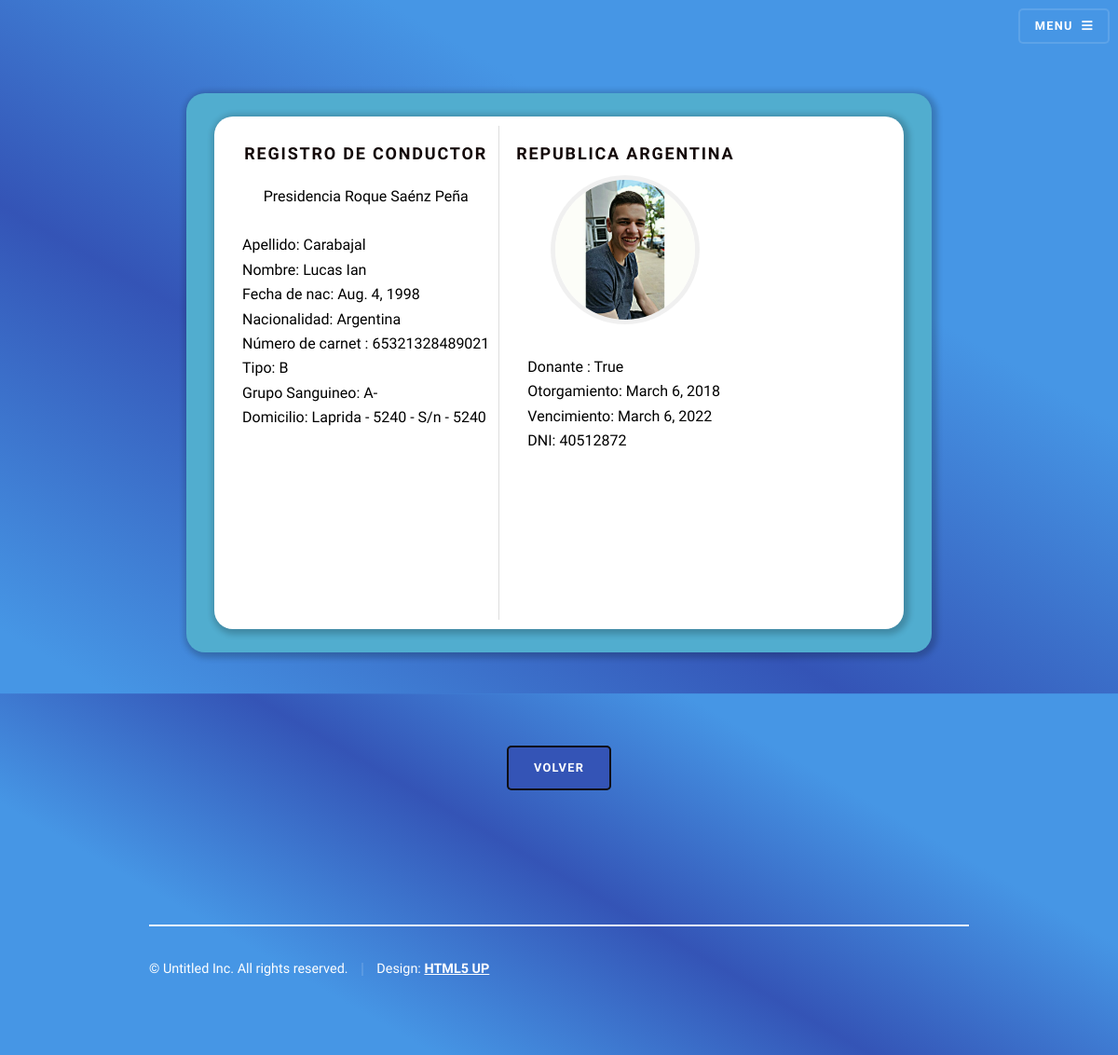
The page /mostrar/ (signed in) on the database its author committed.
### user/models.py (models this page shows, shortened)
class Carnet(models.Model):
    n_carnet = models.IntegerField()
    otorgamiento = models.DateField()
    vencimiento = models.DateField()
    tipo_carnet = models.ForeignKey(TipoCarnet, on_delete=models.PROTECT, null=True)
    donante = models.BooleanField(default=False)
    imagen = models.ImageField(upload_to='media/carnet/user/',null=True,blank=True)
    grupo_s = models.ForeignKey(GrupoSanguineo, on_delete=models.PROTECT, null=True)
    validado = models.BooleanField(default=False, blank=True)
    user = models.ForeignKey(Usuario, on_delete=models.CASCADE, blank=True, null=True, related_name='users')
    foto_frente = models.ImageField(upload_to='media/carnet/frente/', null=True,blank=True)

class Usuario(AbstractUser):
    dni = models.IntegerField(blank=True, null=True)
    nacimiento = models.DateField(blank=True, null=True)
    nacionalidad = models.ForeignKey(Nacionalidad, on_delete=models.CASCADE, null=True)
    phone = models.IntegerField(blank=True, null=True)
    direccion = models.ForeignKey(Direcciones, on_delete=models.CASCADE, null=True, blank=True)

class Nacionalidad(models.Model):
    nacionalidad = models.CharField(max_length=25, null=False)
    cantidad_carnet = models.IntegerField(blank=True)
    objects = models.Manager()
    def __str__(self):
        return self.nacionalidad

class TipoCarnet(models.Model):
    tipo = models.CharField(max_length=5)
    def __str__(self):
        return self.tipo

class GrupoSanguineo(models.Model):
    grupo = models.CharField(max_length=3)
    def __str__(self):
        return self.grupo

class Direcciones(models.Model):
    nombre = models.CharField(max_length=50)
    numero = models.IntegerField(blank=True)
    piso = models.CharField(max_length=25, blank=True)
    altura = models.CharField(blank=True, null=True, max_length=20)

### AppCarnet/views.py (the view)
# urls.py: path('mostrar/', views.mostrar_carnet, name = 'mostrar-carnet'),
def mostrar_carnet(request):
    current_user = request.user
    carnet = Carnet.objects.filter(user_id=current_user.id)
    return render(request, 'mostrar-carnet.html',  {'carnet':carnet})

### AppCarnet/templates/mostrar-carnet.html (shortened to what this page needs)
{% extends 'base.html' %}
{% load static %}
{% block content %}
    <link rel="stylesheet" href="{% static 'assets/css/estilo.css' %}" /></noscript>
        {% for c in carnet %}
        <div class ="container">
            <div class = "carnet-container">
                <div class="contenedor">
                    <div class="header">
                               <center><h2 class="titulo">Registro de Conductor</h2></center>
                               <center><td>Presidencia Roque Saénz Peña</td></center>
                               <br>
                            <td>Apellido: {{c.user.last_name}}</td>
                            <br>Nombre: {{c.user.first_name}}</br>
                            <td>Fecha de nac: {{c.user.nacimiento}}</td>
                            <br>Nacionalidad: {{c.user.nacionalidad}}</br>
                            <td>Número de carnet : {{c.n_carnet}}</td>
                            <br>Tipo: {{c.tipo_carnet}}</br>
                            <td>Grupo Sanguineo: {{c.grupo_s}}</td>
                            <br>Domicilio: {{c.user.direccion.nombre}} - {{c.user.direccion.numero}} - {{c.user.direccion.piso}} - {{c.user.direccion.altura}}</br>
                    </div>
                     <div class=" datos">
                        <center><h1 class="titulo">Republica Argentina</h1></center>
                        <div class = "fotin">
                                <img src="{{c.imagen.url}}" alt="Foto del carnet">
                        </div>
                        <div class="abajo-fotin">
                            <td> Donante : {{c.donante}}</td></br>
                            <td class="label">Otorgamiento: {{c.otorgamiento}}</td><br>
                            <td class="resaltado" style="font-weight: 900">Vencimiento: {{c.vencimiento}}</td><br>
                            <td class="resaltado" >DNI: {{c.user.dni}}</td>
                        </div>
                    </div>
                </div>
            </div>
        </div>
        {% endfor %}
        <div class="volver">
            <center>
                <a href="{% url 'home'  %}">
                    <input type="button" value="Volver">
                </a>
            </center>
        </div>
{% endblock content %}

### AppCarnet/static/assets/css/estilo.css (style rules this page uses)
* { margin: 0; padding: 0; box-sizing: border-box; }
.container { display: flex; align-items: center; justify-content: center; height: 100vh; padding: 0 20px; }
.carnet-container { display: flex; width: 800px; color : black; height: 600px; background: #51adcf; text-align: center; border-radius: 20px; box-shadow: 2px 2px 6px 4px rgba(0,0,0,.2); margin-left: 0px; }
.contenedor { display: flex; width: 850px; color : black; height: 550px; background:white; padding : 10px; padding-left: 20px; margin: 25px 30px 30px 30px; text-align: center; border-radius: 20px; box-shadow: 2px 2px 6px 4px rgba(0,0,0,.2); }
.header { border-right: 1px solid #ddd; padding-top: 10px; }
.titulo { font: serif; font-size: 18px; color:rgb(19, 9, 9); }
.header, .datos { padding: 10px; padding-top: 15px; text-align: left; }
.datos { padding-left: 10px; padding-right: 4px; padding-top: 15px; }
.abajo-fotin { padding-top: 3px; padding-left: 20px; }
.fotin img { border-radius: 50%; box-shadow:0 0 0 5px rgba(0,0,0,.06) ; margin: -5px 50px; transition: .2s; padding-bottom: 0px; width: 150px; height: 150px; }

### rows shown on the page
Carnet: user.last_name "Carabajal", user.first_name "Lucas Ian", user.nacimiento "Aug. 4, 1998", user.nacionalidad "Argentina", n_carnet "65321328489021", tipo_carnet "B", grupo_s "A-", user.direccion.nombre "Laprida", user.direccion.numero "5240", user.direccion.piso "S/n", user.direccion.altura "5240", imagen (picture), donante "True", otorgamiento "March 6, 2018", vencimiento "March 6, 2022", user.dni "40512872"
